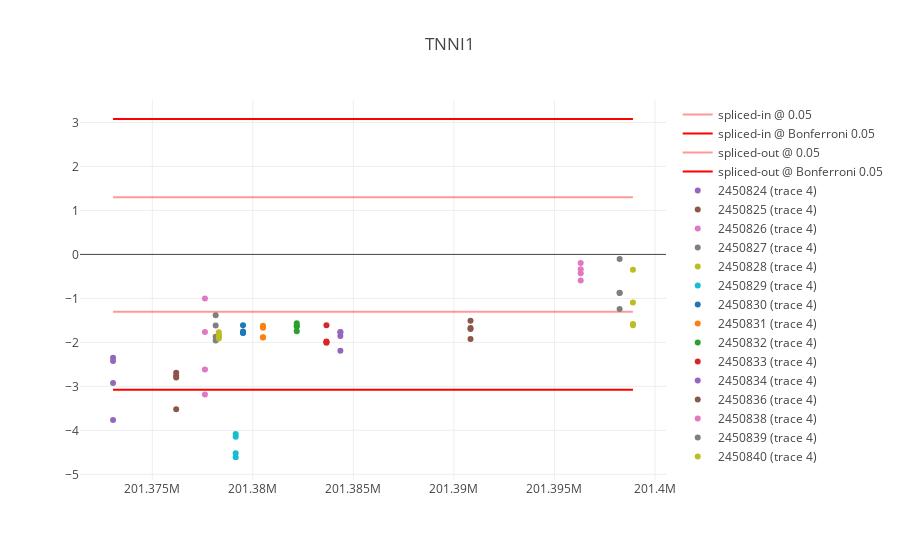

The notebook cell saved with this chart:
### Markdown cell above
Each dot on the plot represents a p-value. The statistical test computed to obtain the p-value is a simple linear regression with the null hypothesis of no change of expression measured at a given probe. Identically coloured dots are p-values coming from a probeset (up to 4 potentially overlapping probes in a small locus, called a probe selection region).

Y axis contains negative, logged, two-tailed p-values oriented with the direction of the original regression (splice in vs splice out).

X axis contains genomic coordinates. These correspond 1-1 with appropriate coordinates in ensembl grch37 (i.e. we're still using an old version of the assembly. Follow this link to get through to the [correct ensembl](https://www.ensembl.org/info/website/tutorials/grch37.html)).

The faded red lines indicate a significance threshold of 0.05. The saturated red lines indicate a significance threshold of 0.05 / probe_count. The saturated lines are analogous with the threshold often drawn on Manhattan plots.

### Code cell
plot_gene("TNNI1", muscle_metadata, "analysis/experiment_muscle", muscle_metadata.modal_allele)
